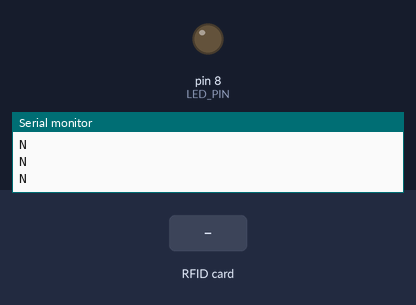
Recording of a sketch running on a simulated Arduino Uno, built with avr-gcc and run on an emulated ATmega328P. Shown: output pins drawn as LEDs (lit = HIGH), the last lines printed to the serial monitor. Dashed ring = blinking. Inputs (shaded band) come from the test bench. Pins used as bus, display or sensor lines are not drawn.

Above: at 1.2 s.
1.3 s: RFID card 5E 7A 19 C4 held to the reader
At 1.55 s:
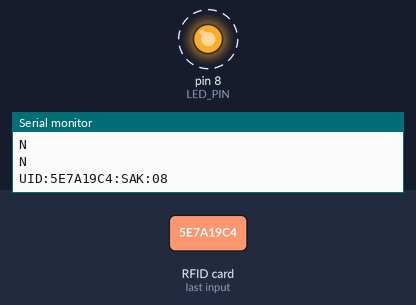
Timing chart, 0 to 4.3 s (numbered marks = the images above; inputs shaded):
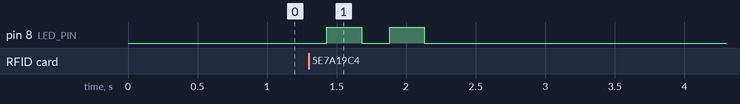

Measured:
- after the input at 1.3 s, pin 8 (LED_PIN): alternates HIGH for 0.25 s and LOW for 0.20 s, 4 changes in all, then stays LOW, starting after 0.13 s

The sketch:

mfrc522-cardiolock.ino
```cpp
/*
 * Card IO Lock
 * TODO:
 * - watchdog: reset Arduino if it does not send N
 */

#include <SPI.h>
#include <MFRC522.h>

#define LED_PIN  8
#define RST_PIN  9
#define SS_PIN   10

MFRC522 mfrc522(SS_PIN, RST_PIN);	// Create MFRC522 instance

void setup() {
    Serial.begin(115200);	    // Initialize serial communications with the PC
    while (!Serial);		    // Do nothing if no serial port is opened
    SPI.begin();			    // Init SPI bus
    mfrc522.PCD_Init();	        // Init MFRC522
    report_reader();            // Show details of PCD - MFRC522 Card Reader details
    pinMode(LED_PIN, OUTPUT);   // configure indicator LED
    digitalWrite(LED_PIN, LOW); // indicator off
    Serial.println(F("READY")); // report that setup is Ok
}

void loop() {
    // Look for new cards
    if ( ! mfrc522.PICC_IsNewCardPresent()) {
        Serial.println("N");
        delay(250);
        return;
    }
    //new card detected

    // Select one of the cards
    if ( ! mfrc522.PICC_ReadCardSerial()) {
        Serial.println("NOT_SELECTED");
        return;
    }
    // Dump debug info about the card; PICC_HaltA() is automatically called
    dumpDetailsToSerial(&(mfrc522.uid));

    indicate(2);
}

void indicate(int count) {
    while (count--) {
        digitalWrite(LED_PIN, HIGH);
        delay(250);
        digitalWrite(LED_PIN, LOW);
        delay(200);
    }
}

void report_reader() {
    // Get the MFRC522 software version
    byte v = mfrc522.PCD_ReadRegister(mfrc522.VersionReg);
    Serial.print(F("MFRC522 Software Version: 0x"));
    Serial.print(v, HEX);
    if (v == 0x91) {
        Serial.print(F(" = v1.0"));
    } else if (v == 0x92) {
        Serial.print(F(" = v2.0"));
    } else {
        Serial.print(F(" (unknown)"));
    }
    Serial.println("");
    // When 0x00 or 0xFF is returned, communication probably failed
    if ((v == 0x00) || (v == 0xFF)) {
        Serial.println(F("WARNING: Communication failure, is the MFRC522 properly connected?"));
    }
}

/**
 * Dumps card info (UID,SAK) about the selected PICC to Serial.
 */
void dumpDetailsToSerial(MFRC522::Uid *uid) {
  // UID
  Serial.print(F("UID:"));
  for (byte i = 0; i < uid->size; i++) {
    if(uid->uidByte[i] < 0x10) {
      Serial.print(F("0"));
    } else {
      Serial.print(F(""));
    }
    Serial.print(uid->uidByte[i], HEX);
  }
  // SAK
  Serial.print(F(":SAK:"));
  if(uid->sak < 0x10) {
    Serial.print(F("0"));
  }
  Serial.println(uid->sak, HEX);
}
```
